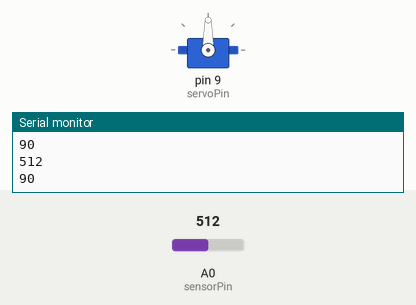
Recording of a sketch running on a simulated Arduino Uno, built with avr-gcc and run on an emulated ATmega328P. Parts: servo, the last lines printed to the serial monitor. The inputs (shaded band) are chosen by the test bench; at power-on: A0 (sensorPin) = 512.

Above: at 1.2 s.
1.3 s: A0 (sensorPin) set to 610
At 2.4 s:
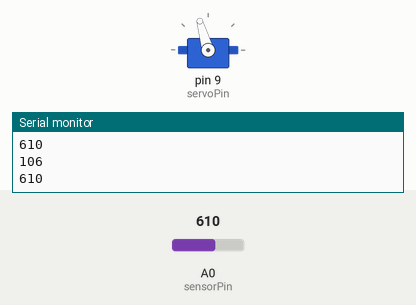
2.8 s: A0 (sensorPin) set to 716
At 3.5 s:
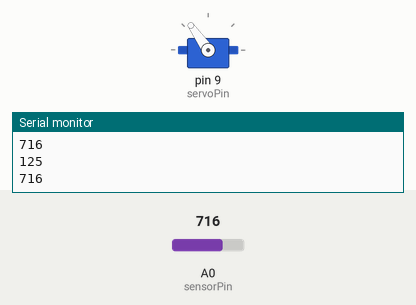
4.3 s: A0 (sensorPin) set to 900
At 5.5 s:
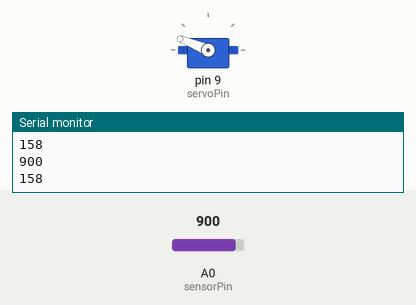
5.8 s: A0 (sensorPin) set to 1023
At 7.0 s:
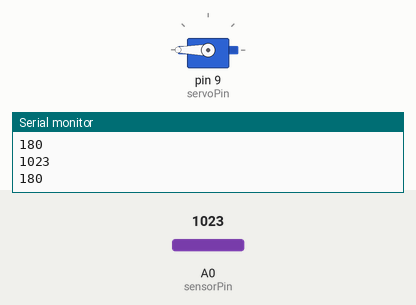
7.3 s: A0 (sensorPin) set to 306
At 8.4 s:
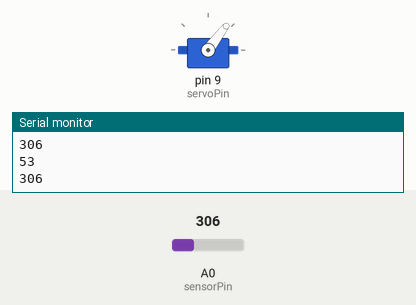
8.8 s: A0 (sensorPin) set to 122
At 9.5 s:
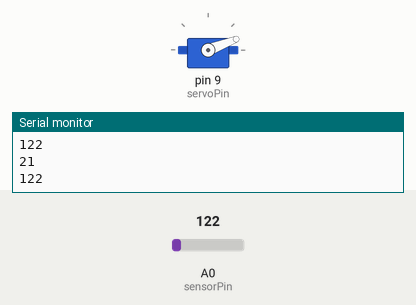
Timing chart, 0 to 11.3 s (numbered marks = the images above; inputs shaded):
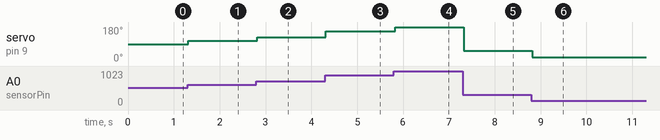

The sketch:

Potentiometer-Servo_Control.ino
```cpp
#include <Servo.h>

// Sensor/potentiometer
const int sensorPin = A0;
const int sensorMax = 1023;
const int sensorMin = 600;
int sensorVal = 0;

// Servo
Servo serv;
const int servoPin = 9;
const int servoMax = 2400;
const int servoMin = 600;
const float maxAngle = 270.0;
int servoVal = 0;

int calcServ(int ang);
int pot2Ang(int x);// Wanted to use int val, but val is taken.


void setup() {
  // put your setup code here, to run once:
  Serial.begin(9600);
  pinMode(sensorPin, INPUT);
  serv.attach(servoPin, servoMin,servoMax);
}

void loop() {
  // put your main code here, to run repeatedly:
//  sensorVal = analogRead(sensorPin);
//  Serial.println(sensorVal);
//  delay(100);//ms

//  serv.write(0);
//  Serial.println(0);
//  delay(3000);
//  serv.write(calcServ(90));
//  Serial.println(90);
//  delay(3000);
//  serv.write(calcServ(180));
//  Serial.println(180);
//  delay(3000);
//  serv.write(calcServ(270));
//  Serial.println(270);
//  delay(3000);

  sensorVal = analogRead(sensorPin);
  servoVal = pot2Ang(sensorVal);
  Serial.println(sensorVal);
  Serial.println(servoVal);
  Serial.println();
  serv.write(servoVal);

}


// The servo library only takes values between 0 (min) and 180 (max) but the physical servo is rotated between 0 and 270 (well my servo is 270) based on the PWM values put in
// This function will convert from the actual angle I want and a value in the range 0-180
int calcServ(int ang){
  return (int)( (float) ang * (180.0/maxAngle));
}
int pot2Ang(int x){
  return calcServ(x * maxAngle/sensorMax);
}
```

Measured:
- after the input at 1.3 s, servo on pin 9 (servoPin): 90° → 106° at once
- after the input at 2.8 s, servo on pin 9 (servoPin): 106° → 125° at once
- after the input at 4.3 s, servo on pin 9 (servoPin): 125° → 158° at once
- after the input at 5.8 s, servo on pin 9 (servoPin): 158° → 180° at once
- after the input at 7.3 s, servo on pin 9 (servoPin): 180° → 53° at once
- after the input at 8.8 s, servo on pin 9 (servoPin): 53° → 21° at once
